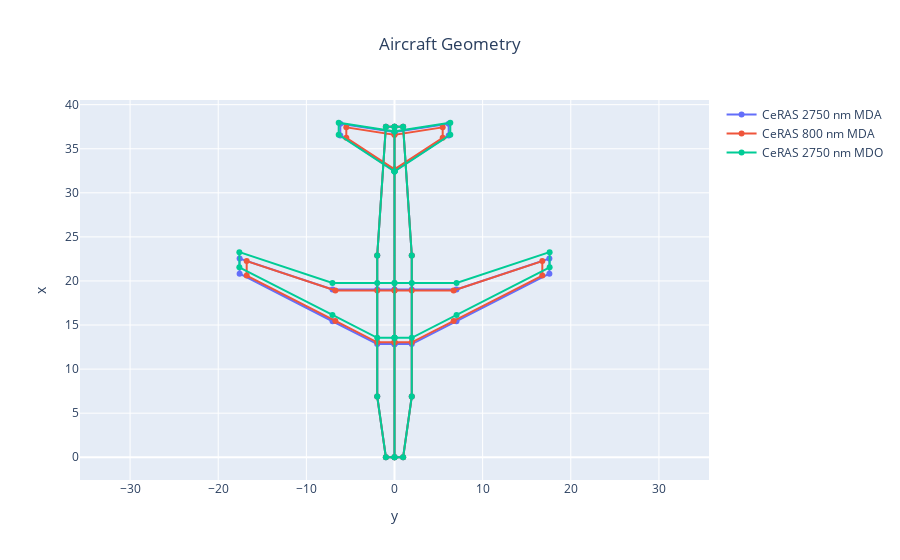

The cell this chart's notebook holds for it:
### Code cell
fig = aircraft_geometry_plot(CeRAS_2750nm_MDA_OUTPUT_FILE, name='CeRAS 2750 nm MDA')
fig = aircraft_geometry_plot(CeRAS_800nm_MDA_OUTPUT_FILE, name='CeRAS 800 nm MDA', fig=fig)
fig = aircraft_geometry_plot(CeRAS_2750nm_MDO_OUTPUT_FILE, name='CeRAS 2750 nm MDO', fig=fig)
fig.show()
